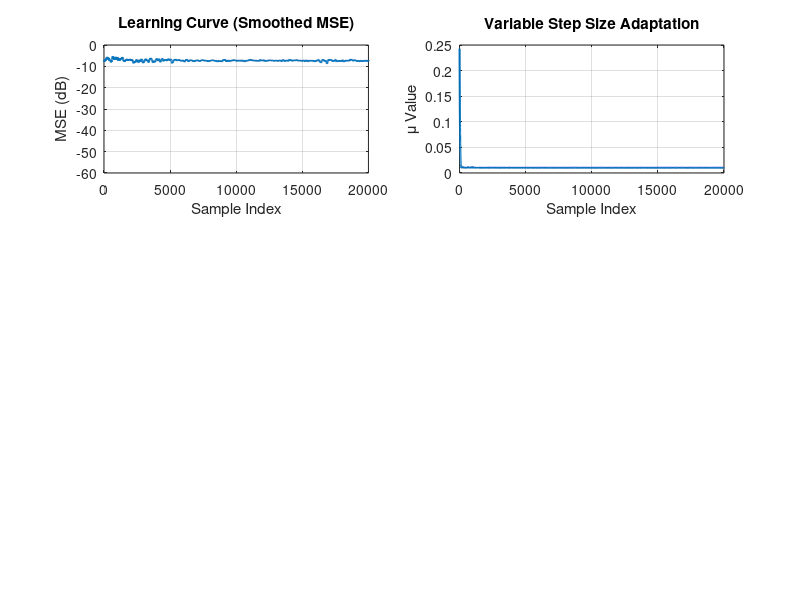

MATLAB code for this plot: (Note: this script raises an error after producing the figure.)
% MATLAB VSS-NLMS Adaptive Noise Cancellation - Improved Version
% =============================================================
%% 1. 参数定义 (VSS-NLMS)
clear; clc; close all;
point_num = 20000;
fs = 10e6;          % 采样率 10 MHz
f0 = 1e6;           % 信号频率 1 MHz
rho = 0.99;         % 噪声相关系数
order = 32;         % 滤波器阶数

% --- VSS-NLMS 特有参数 (改进后) ---
alpha = 0.97;       % 步长遗忘因子 (略微降低以提高适应性)
gamma = 1e-3;       % 步长增长调节因子 (增大20倍以提高响应速度)
mu_max = 0.5;       % 步长上限
mu_min = 0.01;      % 步长下限
epsilon = 1e-6;     % 防止分母为零的小常数
% -----------------------------------

%% 2. 信号生成 (浮点数, 范围 [-1.0, 1.0])
fprintf('=== VSS-NLMS 自适应噪声消除 - 改进版 ===\n');

% 时间向量
t = (0:point_num-1)' / fs;

% 生成纯净信号 (s_clean)
s_clean = 0.6 * sin(2 * pi * f0 * t);

% 生成相关噪声 (noise1, noise2)
noise1 = randn(point_num, 1);
noise2 = rho * noise1 + sqrt(1 - rho^2) * randn(point_num, 1);

% 归一化噪声功率
noise1 = noise1 / std(noise1) * 0.4;
noise2 = noise2 / std(noise2) * 0.4;

% 主信号与参考噪声
primary_signal = s_clean + noise1;
reference_noise = noise2;

%% 3. VSS-NLMS 滤波器执行 (改进算法)
x_input = reference_noise(:);    % 参考输入
d_desired = primary_signal(:);   % 期望信号
signal_len = length(x_input);

% 初始化状态
vssnlms_weights = zeros(order, 1);
vssnlms_delay_line = zeros(order, 1);
mu = mu_max * 0.5; % 从中等值开始，提高初始收敛速度

% 预分配输出变量
y = zeros(signal_len, 1);
e = zeros(signal_len, 1);
mu_history = zeros(signal_len, 1);
weight_norm = zeros(signal_len, 1);  % 新增：记录权重范数

% 逐样本 VSS-NLMS 迭代循环
for n = 1:signal_len
    % a. 更新输入延迟线 X(n)
    vssnlms_delay_line = [x_input(n); vssnlms_delay_line(1:end-1)];
    
    % b. 计算滤波器输出 y(n)
    y(n) = vssnlms_weights.' * vssnlms_delay_line;
    
    % c. 计算误差 e(n)
    e(n) = d_desired(n) - y(n);
    
    % d. 计算输入功率 (归一化因子)
    norm_power = vssnlms_delay_line.' * vssnlms_delay_line;
    
    % e. 更新权重 W(n+1) - 使用当前的 mu
    vssnlms_weights = vssnlms_weights + ...
        (mu / (norm_power + epsilon)) * e(n) * vssnlms_delay_line;
    
    % f. (改进) 使用后验误差更新步长 mu(n+1)
    % 后验误差：使用更新后的权重重新计算
    e_post = d_desired(n) - vssnlms_weights.' * vssnlms_delay_line;
    mu_next = alpha * mu + gamma * e_post^2;
    
    % g. 限制 mu 的范围
    mu = max(mu_min, min(mu_max, mu_next));
    
    % 记录性能指标
    mu_history(n) = mu;
    weight_norm(n) = norm(vssnlms_weights);
end

cleaned_signal = e;

%% 4. 性能评估
calculate_snr = @(sig, noise) 10 * log10(mean(sig.^2) / mean(noise.^2));

snr_before = calculate_snr(s_clean, noise1);
residual_noise = cleaned_signal - s_clean;
snr_after = calculate_snr(s_clean, residual_noise);
snr_improvement = snr_after - snr_before;
theoretical_improvement = -10 * log10(1 - rho^2);

% 计算稳态 MSE (取后20%数据)
steady_start = round(0.8 * signal_len);
mse_steady = mean(e(steady_start:end).^2);
excess_mse = mse_steady - mean(residual_noise(steady_start:end).^2);

fprintf('\n=== 性能评估 ===\n');
fprintf('SNR Before:       %.2f dB\n', snr_before);
fprintf('SNR After:        %.2f dB\n', snr_after);
fprintf('SNR Improvement:  %.2f dB\n', snr_improvement);
fprintf('Theoretical Max:  %.2f dB\n', theoretical_improvement);
fprintf('Efficiency:       %.1f%%\n', 100 * snr_improvement / theoretical_improvement);
fprintf('Steady-state MSE: %.2e\n', mse_steady);
fprintf('Excess MSE:       %.2e\n', excess_mse);
fprintf('===================\n');

%% 5. 可视化结果 (改进版)
figure('Name', 'VSS-NLMS Performance Analysis', 'Position', [100 100 1200 800]);

% 5.1 学习曲线 (dB)
subplot(3,2,1);
plot(10*log10(movmean(e.^2, 100)), 'LineWidth', 1.5);
grid on;
title('Learning Curve (Smoothed MSE)');
xlabel('Sample Index');
ylabel('MSE (dB)');
ylim([-60, 0]);

% 5.2 步长 mu 的变化曲线
subplot(3,2,2);
plot(mu_history, 'LineWidth', 1.5);
grid on;
title('Variable Step Size Adaptation');
xlabel('Sample Index');
ylabel('\mu Value');
yline(mu_min, 'r--', 'LineWidth', 1);
yline(mu_max, 'r--', 'LineWidth', 1);
legend('\mu(n)', '\mu_{min}', '\mu_{max}');

% 5.3 权重范数演化
subplot(3,2,3);
plot(weight_norm, 'LineWidth', 1.5);
grid on;
title('Weight Vector Norm Evolution');
xlabel('Sample Index');
ylabel('||W(n)||_2');

% 5.4 频谱对比
subplot(3,2,4);
[pxx_before, f] = pwelch(primary_signal, 2048, [], 2048, fs, 'centered');
[pxx_after, ~] = pwelch(cleaned_signal, 2048, [], 2048, fs, 'centered');
plot(f/1e6, 10*log10(pxx_before), 'LineWidth', 1.5); hold on;
plot(f/1e6, 10*log10(pxx_after), 'LineWidth', 1.5);
grid on;
title('Power Spectral Density');
xlabel('Frequency (MHz)');
ylabel('PSD (dB/Hz)');
legend('Before', 'After');
xlim([0, fs/2/1e6]);

% 5.5 时域信号对比 (前1000样本)
subplot(3,2,5);
n_plot = 1000;
plot(t(1:n_plot)*1e6, primary_signal(1:n_plot), 'LineWidth', 0.8); hold on;
plot(t(1:n_plot)*1e6, cleaned_signal(1:n_plot), 'LineWidth', 1.2);
plot(t(1:n_plot)*1e6, s_clean(1:n_plot), 'k--', 'LineWidth', 1);
grid on;
title('Time Domain Waveforms (First 1000 Samples)');
xlabel('Time (\mus)');
ylabel('Amplitude');
legend('Noisy Input', 'Cleaned Output', 'Clean Signal');

% 5.6 误差分布直方图
subplot(3,2,6);
histogram(e(steady_start:end), 50, 'Normalization', 'pdf');
hold on;
% 手动计算高斯分布 PDF (不需要 Statistics Toolbox)
x_fit = linspace(min(e), max(e), 100);
mu_error = mean(e(steady_start:end));
sigma_error = std(e(steady_start:end));
% 高斯分布公式: f(x) = 1/(sigma*sqrt(2*pi)) * exp(-0.5*((x-mu)/sigma)^2)
pdf_fit = (1/(sigma_error*sqrt(2*pi))) * exp(-0.5*((x_fit-mu_error)/sigma_error).^2);
plot(x_fit, pdf_fit, 'r-', 'LineWidth', 2);
grid on;
title('Steady-State Error Distribution');
xlabel('Error');
ylabel('Probability Density');
legend('Histogram', 'Gaussian Fit');

%% 6. 与标准 NLMS 对比 (可选)
fprintf('\n正在运行标准 NLMS 进行对比...\n');

% 标准 NLMS (固定步长)
mu_fixed = 0.1;
nlms_weights = zeros(order, 1);
nlms_delay_line = zeros(order, 1);
e_nlms = zeros(signal_len, 1);

for n = 1:signal_len
    nlms_delay_line = [x_input(n); nlms_delay_line(1:end-1)];
    y_nlms = nlms_weights.' * nlms_delay_line;
    e_nlms(n) = d_desired(n) - y_nlms;
    norm_power = nlms_delay_line.' * nlms_delay_line;
    nlms_weights = nlms_weights + ...
        (mu_fixed / (norm_power + epsilon)) * e_nlms(n) * nlms_delay_line;
end

cleaned_nlms = e_nlms;
residual_nlms = cleaned_nlms - s_clean;
snr_nlms = calculate_snr(s_clean, residual_nlms);

fprintf('SNR (Fixed NLMS): %.2f dB\n', snr_nlms);
fprintf('VSS-NLMS Gain:    %.2f dB\n', snr_after - snr_nlms);

% 对比学习曲线
figure('Name', 'VSS-NLMS vs Standard NLMS');
plot(10*log10(movmean(e_nlms.^2, 100)), 'LineWidth', 1.5); hold on;
plot(10*log10(movmean(e.^2, 100)), 'LineWidth', 1.5);
grid on;
title('Learning Curve Comparison');
xlabel('Sample Index');
ylabel('MSE (dB)');
legend('Fixed NLMS', 'VSS-NLMS');
ylim([-60, 0]);

fprintf('\n=== 分析完成 ===\n');